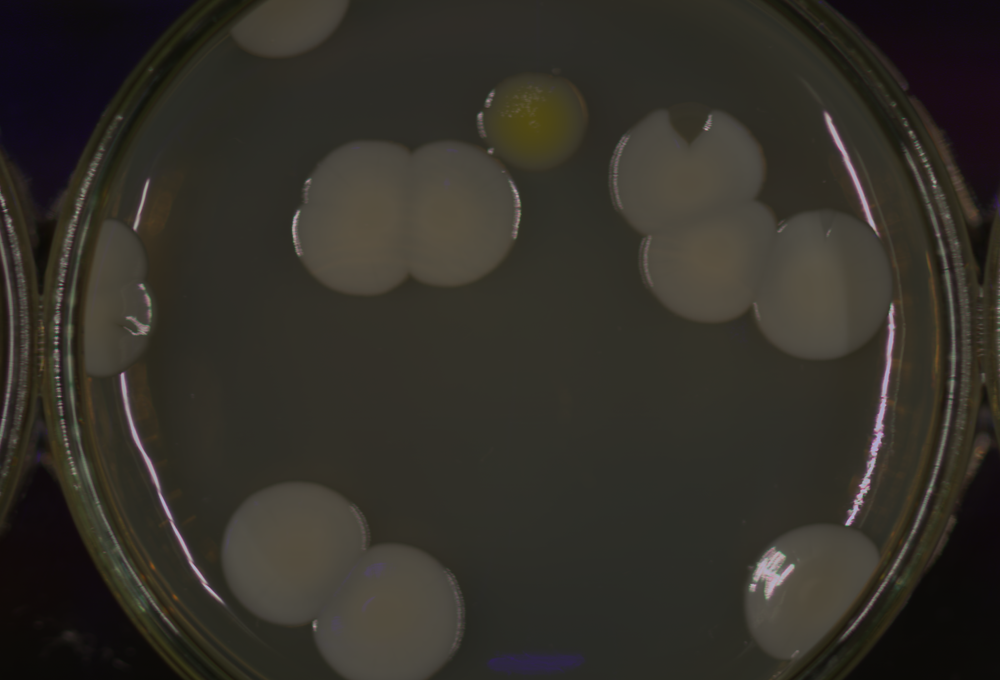
#> input picture Podatki/ris2026-krog1-ucni/12e67722.png, 1000 x 680 px, shrunk from 1800 x 1224 before the run
$ python visualize_border_mask.py Podatki/ris2026-krog1-ucni/12e67722.png 100   (older library calls are emulated)
#> lines starting #> are read from the running program, lines starting #| are printed output that depends on the picture; after the words box and inside, x2 and y2 are one past the last pixel; in counts of white or black regions, pixels touching at a corner belong together
### border_detection.py
"""
Bacteria Colony Border Detection using Gradient-Based Approach

Your idea implemented with vectorized NumPy for speed:
1. Convert to grayscale (sum color channels)
2. Compute differences between consecutive pixels (gradients)
3. Threshold to find borders
"""

import numpy as np
import cv2
from pathlib import Path
import matplotlib.pyplot as plt


# [71 lines left out: function detect_borders, not called in this run]


def detect_borders_optimized(image_path, threshold=30):
    """
    Even faster version using OpenCV's built-in Sobel operator.
    Same mathematical result, highly optimized in C++.
    """
#> called with image_path = 'Podatki/ris2026-krog1-ucni/12e67722.png', threshold = 100
    img = cv2.imread(str(image_path))
#> img is the input picture: shape (680, 1000, 3); mean B, G, R 40.3, 47.3, 50.6
    if img is None:
        raise ValueError(f"Could not load image: {image_path}")

    # Convert to grayscale (OpenCV uses weighted sum by default for better perception)
    gray = cv2.cvtColor(img, cv2.COLOR_BGR2GRAY)

    # Sobel operator = your approach but with [-1, 0, 1] kernels
    # Computes gradient in x and y directions
    grad_x = cv2.Sobel(gray, cv2.CV_64F, 1, 0, ksize=3)  # dx
    grad_y = cv2.Sobel(gray, cv2.CV_64F, 0, 1, ksize=3)  # dy
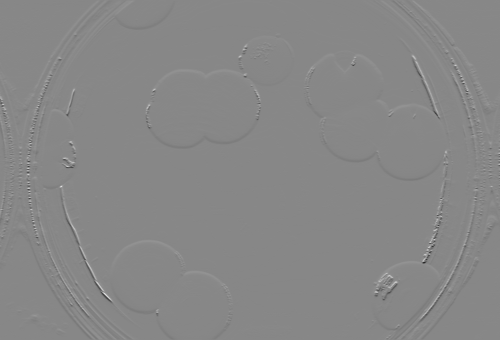
#> grad_y: shape (680, 1000) float64 (shown at 1/2 size); min -453, max 399, mean 0; drawn with min black and max white

    # Gradient magnitude
    gradient_magnitude = np.sqrt(grad_x**2 + grad_y**2)
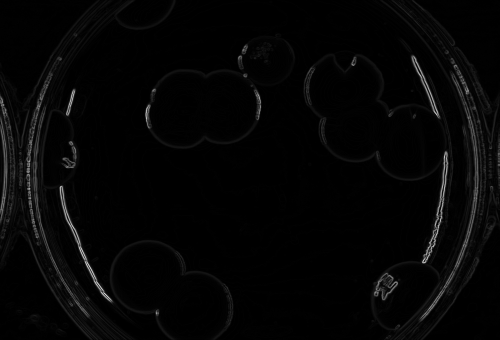
#> gradient_magnitude: shape (680, 1000) float64 (shown at 1/2 size); min 0, max 495.8, mean 10.4; drawn with min black and max white

    # Normalize to 0-255 for display
    grad_norm = cv2.normalize(gradient_magnitude, None, 0, 255, cv2.NORM_MINMAX).astype(np.uint8)

    # Threshold for borders
    _, border_mask = cv2.threshold(grad_norm, threshold, 255, cv2.THRESH_BINARY)
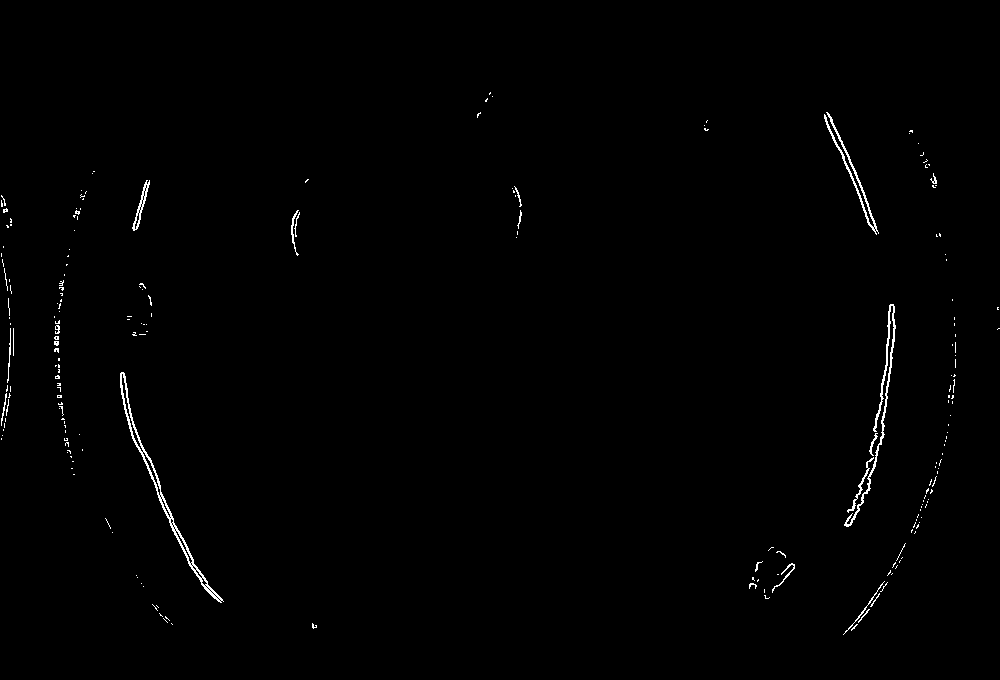
#> border_mask: shape (680, 1000); 0.69% white in thin lines or dots, all inside (x1, y1, x2, y2) = (1, 92, 1000, 635)

    return border_mask, gradient_magnitude


# [30 lines left out: function batch_process, not called in this run]


# [14 lines that do not run on import are left out]

### visualize_border_mask.py
"""
Multiple ways to visualize and inspect the border_mask matrix.
"""

import numpy as np
import cv2
from pathlib import Path
import matplotlib.pyplot as plt


def inspect_border_mask(image_path, threshold=30):
    """
    Show border_mask in multiple ways for inspection.
    """
    from border_detection import detect_borders_optimized

    # Get the border mask
    border_mask, gradient_magnitude = detect_borders_optimized(image_path, threshold)

    print("=" * 60)
    print("BORDER_MASK MATRIX INSPECTION")
    print("=" * 60)

    # 1. Basic info
    print(f"\n1. MATRIX PROPERTIES:")
    print(f"   Shape: {border_mask.shape}")
#|    Shape: (680, 1000)
    print(f"   Data type: {border_mask.dtype}")
#|    Data type: uint8
    print(f"   Size: {border_mask.size} pixels ({border_mask.size / 1e6:.2f} MP)")
#|    Size: 680000 pixels (0.68 MP)

    # 2. Unique values
    unique_values = np.unique(border_mask)
#> unique_values = [0, 255]
    print(f"\n2. UNIQUE VALUES: {unique_values}")
#| 2. UNIQUE VALUES: [  0 255]
    print(f"   (0 = background, 255 = border)")

    # 3. Statistics
    border_pixels = np.sum(border_mask == 255)
#> border_pixels = 4723
    background_pixels = np.sum(border_mask == 0)
#> background_pixels = 675277
    total = border_mask.size

    print(f"\n3. PIXEL COUNTS:")
    print(f"   Border pixels (255): {border_pixels:,} ({100*border_pixels/total:.1f}%)")
#|    Border pixels (255): 4,723 (0.7%)
    print(f"   Background pixels (0): {background_pixels:,} ({100*background_pixels/total:.1f}%)")
#|    Background pixels (0): 675,277 (99.3%)

    # 4. Print a small sample section (e.g., top-left 10x10)
    sample_size = min(20, border_mask.shape[0], border_mask.shape[1])
    print(f"\n4. SAMPLE SECTION (top-left {sample_size}x{sample_size}):")
#| 4. SAMPLE SECTION (top-left 20x20):
    sample = border_mask[:sample_size, :sample_size]
#> sample: shape (20, 20); every value is 0
    print(sample)
#| [[0 0 0 0 0 0 0 0 0 0 0 0 0 0 0 0 0 0 0 0]
#|  [0 0 0 0 0 0 0 0 0 0 0 0 0 0 0 0 0 0 0 0]
#|  [0 0 0 0 0 0 0 0 0 0 0 0 0 0 0 0 0 0 0 0]
#|  [0 0 0 0 0 0 0 0 0 0 0 0 0 0 0 0 0 0 0 0]
#|  [0 0 0 0 0 0 0 0 0 0 0 0 0 0 0 0 0 0 0 0]
#|  [0 0 0 0 0 0 0 0 0 0 0 0 0 0 0 0 0 0 0 0]
#> (further printed lines are left out)

    # 5. Find border pixel coordinates
    border_coords = np.argwhere(border_mask == 255)
#> border_coords = 4723 pairs, first value 92 to 634, second value 1 to 999
    print(f"\n5. BORDER COORDINATES:")
    print(f"   Total border pixels: {len(border_coords)}")
#|    Total border pixels: 4723
    if len(border_coords) > 0:
        print(f"   First 5 border pixel locations (row, col):")
        for i, coord in enumerate(border_coords[:5]):
            print(f"     {i+1}. ({coord[0]}, {coord[1]})")
#> this loop made 5 passes
#> coord on passes 1 to 5: [92, 490], [93, 489], [93, 490], [94, 489], [96, 492]
#> (printed output is left out)

    # 6. Visualizations
    print(f"\n6. GENERATING VISUALIZATIONS...")

    # Load original for overlay
    img = cv2.imread(str(image_path))
    img = cv2.cvtColor(img, cv2.COLOR_BGR2RGB)

    fig, axes = plt.subplots(2, 3, figsize=(15, 10))

    # Original
    axes[0, 0].imshow(img)
    axes[0, 0].set_title('Original Image')
    axes[0, 0].axis('off')

    # Border mask as grayscale
    axes[0, 1].imshow(border_mask, cmap='gray', vmin=0, vmax=255)
    axes[0, 1].set_title('Border Mask (0 or 255)')
    axes[0, 1].axis('off')

    # Border mask as red overlay on original
    overlay = img.copy()
    overlay[border_mask == 255] = [255, 0, 0]  # Red
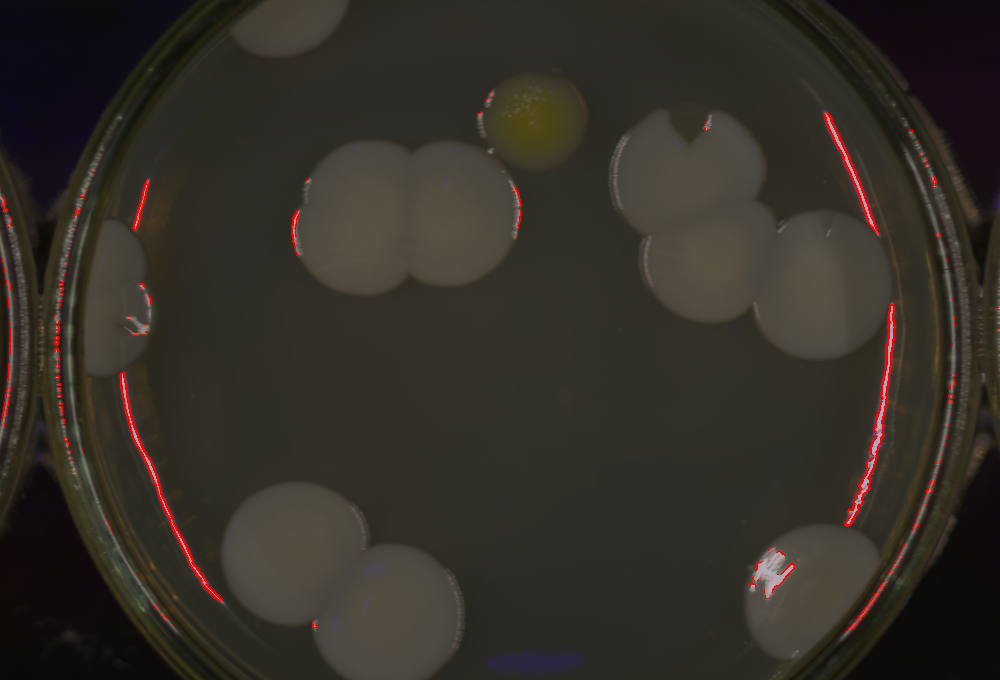
#> overlay: shape (680, 1000, 3); mean R, G, B 51.5, 46.6, 39.6
    axes[0, 2].imshow(overlay)
    axes[0, 2].set_title('Borders in RED on Original')
    axes[0, 2].axis('off')

    # Border pixels only (black background)
    border_only = np.zeros_like(img)
    border_only[border_mask == 255] = [255, 255, 255]  # White borders
    axes[1, 0].imshow(border_only)
    axes[1, 0].set_title('Border Pixels Only')
    axes[1, 0].axis('off')

    # Gradient magnitude (raw values)
    axes[1, 1].imshow(gradient_magnitude, cmap='hot')
    axes[1, 1].set_title('Gradient Magnitude (raw values)')
    axes[1, 1].axis('off')

    # Histogram of gradient values
    axes[1, 2].hist(gradient_magnitude.flatten(), bins=50, color='blue', alpha=0.7)
    axes[1, 2].axvline(threshold, color='red', linestyle='--', label=f'threshold={threshold}')
    axes[1, 2].set_title('Gradient Value Distribution')
    axes[1, 2].set_xlabel('Gradient Magnitude')
    axes[1, 2].set_ylabel('Pixel Count')
    axes[1, 2].legend()

    plt.tight_layout()

    output_file = f'border_inspection_{Path(image_path).stem}.png'
    plt.savefig(output_file, dpi=150)
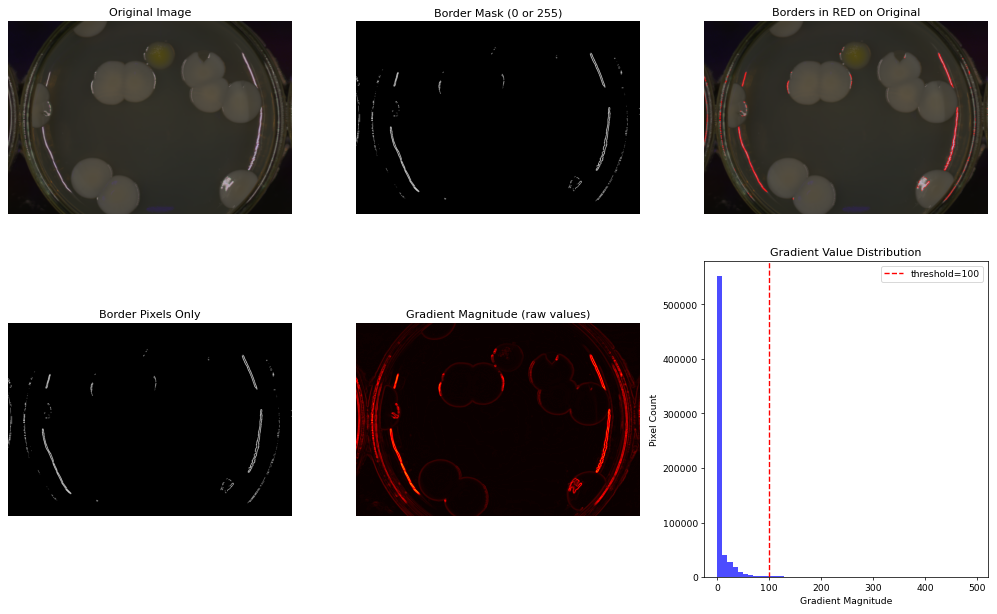
#> figure drawn by matplotlib, 6 panels; panel 6: tallest bar 551741 high, from x = 0 to 9.92
    plt.show()

    print(f"   Saved visualization to: {output_file}")
    print("=" * 60)

    return border_mask


def print_matrix_section(border_mask, row_start=0, col_start=0, size=10):
    """
    Print a specific section of the border_mask matrix.
    """
#> called with row_start = 100, col_start = 100, size = 15
    section = border_mask[row_start:row_start+size, col_start:col_start+size]

    print(f"\nMatrix section [{row_start}:{row_start+size}, {col_start}:{col_start+size}]:")
    print("     ", end="")
    for c in range(size):
        print(f"{col_start+c:4}", end="")
    print()
    print("    " + "-" * (size * 4 + 1))

    for i, row in enumerate(section):
        print(f"{row_start+i:3} |", end="")
        for val in row:
            marker = "###" if val == 255 else "   ."
            print(f"{marker}", end="")
        print(" |")
#> this loop made 15 passes
#| 100 |   .   .   .   .   .   .   .   .   .   .   .   .   .   .   . |
#| 101 |   .   .   .   .   .   .   .   .   .   .   .   .   .   .   . |
#| 102 |   .   .   .   .   .   .   .   .   .   .   .   .   .   .   . |
#| 103 |   .   .   .   .   .   .   .   .   .   .   .   .   .   .   . |
#| 104 |   .   .   .   .   .   .   .   .   .   .   .   .   .   .   . |
#> (further printed lines are left out)

    print("    " + "-" * (size * 4 + 1))
    print("    ### = border pixel (255),  .  = background (0)")


# [16 lines left out: function save_border_coordinates, not called in this run]


if __name__ == "__main__":
    import sys

    if len(sys.argv) > 1:
        image_path = sys.argv[1]
        threshold = int(sys.argv[2]) if len(sys.argv) > 2 else 30

        # Main inspection
        mask = inspect_border_mask(image_path, threshold)

        # Print a specific section
        print("\n")
        print_matrix_section(mask, row_start=100, col_start=100, size=15)

        # Save coordinates (optional - can be large file!)
        # save_border_coordinates(mask, f'border_coords_{Path(image_path).stem}.txt')

    else:
        print("Usage: python visualize_border_mask.py <image_path> [threshold]")
        print("\nThis script shows you:")
        print("  - Matrix shape and data type")
        print("  - How many 0s and 255s")
        print("  - A printed sample of the matrix")
        print("  - Visual plots of the border mask")
        print("  - Border pixel locations")
